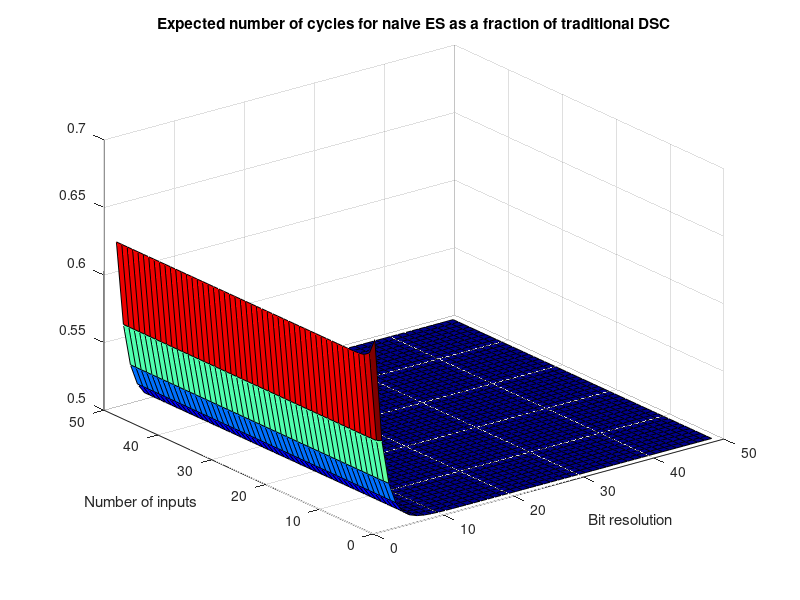

MATLAB code to generate this figure:
x = 2:1:50;
y = 2:1:50;

[bits,inputs] = meshgrid(x,y);

es_naive = 0.5 + 2.^(-(bits+1)) + 2.^(-bits.*(inputs+1));
figure(1)
surf(es_naive)
colormap(jet)
xlabel('Bit resolution')
ylabel('Number of inputs')
%zlabel('Improvement over traditional DSC')
title('Expected number of cycles for naive ES as a fraction of traditional DSC')

%es_imp = (2.^(-2.*bits.*inputs)).*(2)

%figure(2)
%surf(es_imp)
%colormap(jet)
